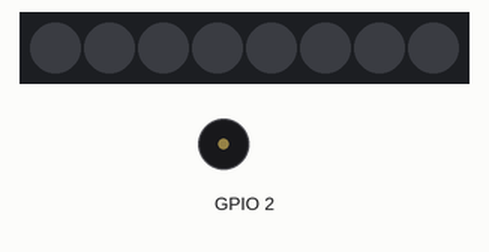
This program was run on a simulated ESP32 board running MicroPython. On the bench: 8 RGB LEDs in strip order, left to right, buzzer (waves = sounding). Dim RGB values are drawn brighter than linear; what the program prints to the serial console is not drawn.

Above: at 0.8 s.
At 7.7 s:
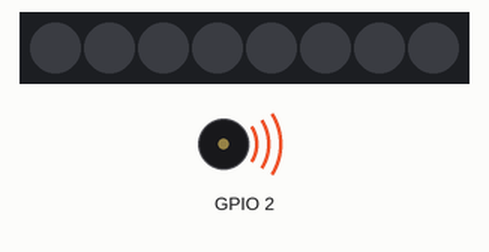
At 9.35 s:
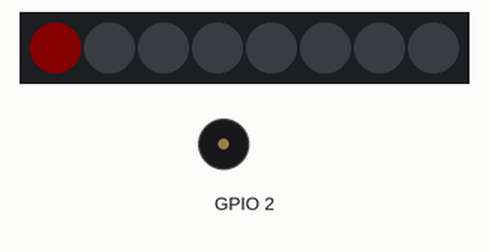
At 9.96 s:
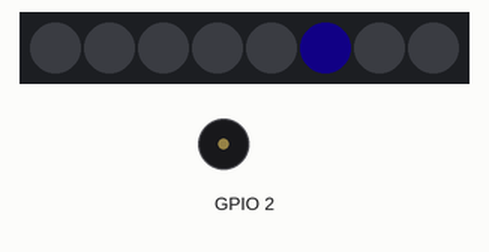
At 10.89 s:
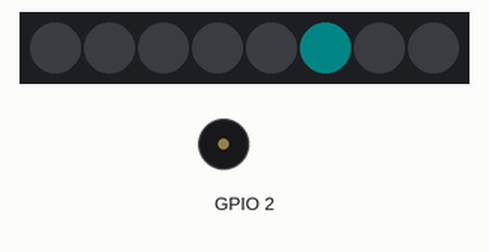
At 11.81 s:
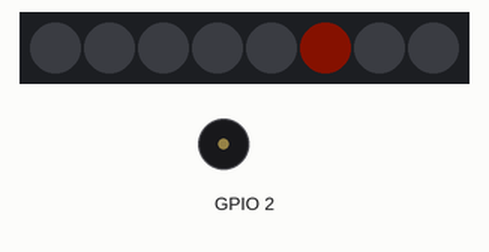
Timing chart, 0 to 40.0 s (numbered marks = the images above):
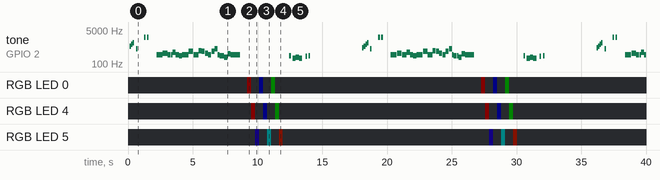

The program:

main.py
```python
#-----------------------
# notify
#-----------------------

print('RUN: main.py')

#-----------------------
# general imports
#-----------------------

import os
import sys
import time

# add other imports here

#-----------------------
# protect main.py
#-----------------------

# main.py is called by uPython after boot.py
# this prevents main.py from failing and
# keeps the above imports available on the REPL

import gpio_beep
import gpio_leds
from urandom import choice


beeper  = gpio_beep.BEEP(2)
blinker = gpio_leds.LED(32)
pixels  = gpio_leds.NP(4,8)

colors = ['red','deeppurple','blue','cyan','green','electricpumpkin']

try:

    while 1:

        beeper.play(gpio_beep.jingle)

        time.sleep_ms(500)

        for x in range(2):
            blinker.on()
            beeper.beep()
            blinker.off()
            time.sleep_ms(100)

        time.sleep_ms(500)

        beeper.play(gpio_beep.axelf)

        time.sleep_ms(500)

        for color in colors:
            for x in range(8):
                pixels.setp(x,color)
                time.sleep_ms(20)
                pixels.setp(x,'off')
                time.sleep_ms(10)
            for x in range(6,-1,-1):
                pixels.setp(x,color)
                time.sleep_ms(20)
                pixels.setp(x,'off')
                time.sleep_ms(10)

        time.sleep_ms(500)

        beeper.play(gpio_beep.shave)

        time.sleep(4)

except KeyboardInterrupt:
    print('Keyboard Interrupt: main.py ending.')

except Exception as e:
    import sys
    sys.print_exception(e)
    print('Exception: main.py ending.')

#-----------------------
# end
#-----------------------
```

gpio_beep.py
```python
#-----------------------
# notify
#-----------------------

print('LOAD: gpio_beep.py')

#-----------------------
# imports
#-----------------------

import time
from machine import Pin,PWM

#-----------------------
# notes
#-----------------------

# current duty cycle range for esp32 is 0 to 1023 (10 bit)

#-----------------------
# notestrings
#-----------------------

# notestrings

# short iotery jingle
jingle = 'e5 g5 b5 d6 p d5'
jingle2 = 'd7' # after load

# shave and a haircut C major
shave  = 'c4 p g3 g3 a32 g32 p p b3 p c4'

# axel-f from beverly hills cop
axelf  = 'd44 f43 d42 d41 g42 d42 c42 d44 a43 d42 d41 a#42 a42 f42 d42 a42 d52 d41 c42 c41 a32 e42 d46' # required for smash 3

#-----------------------
# PWM beeps
#-----------------------

# class wrapper
# keeps pin as input when off

class BEEP:

    # pin values
    pin = None # gpio number
    sink = True # pin sinks the current (i.e it's the negative)

    # sound values
    freq  = 2200
    secs  = 0.125  # beep duration
    duty  = 25     # percent duty cycle
    vol   = 100    # percent volume (reduces duty cycle)
    wait  = secs/2 # pause between beeps
    fcps  = 100    # frequency changes per second for beep2
    root  = 440    # root frequency for play
    beat  = 0.125  # beat length for play

    def __init__(self,pin):

        self.pin = abs(int(pin))

    def beep(self,freq=None,secs=None,vol=None,duty=None):

        if self.pin is not None:

            beep(self.pin,
                 freq or self.freq,
                 secs or self.secs,
                 vol  or self.vol ,
                 duty or self.duty
                 )

    def beepn(self,count=1,freq=None,secs=None,vol=None,duty=None,wait=None):

        if self.pin is not None:

            beepn(self.pin,
                  count,
                  freq or self.freq,
                  secs or self.secs,
                  vol  or self.vol ,
                  duty or self.duty
                  )

    def beep2(self,freq=None,freq2=None,secs=None,vol=None,duty=None,fcps=100):

        if self.pin is not None:

            freq = freq or self.freq
            freq2 = freq2 or freq*2

            beep2(self.pin,
                  freq,
                  freq2,
                  secs or self.secs,
                  vol  or self.vol ,
                  duty or self.duty,
                  fcps or self.fcps
                  )

    def play(self,notestring=None,root=None,beat=None,vol=None,duty=None):

        if self.pin is not None:

            play(self.pin,
                 notestring or shave,
                 root or self.root,
                 beat or self.beat,
                 vol  or self.vol ,
                 duty or self.duty
                 )

    def jingle(self,vol=None):
        self.play(jingle,beat=0.1,vol=vol)
    def jingle2(self,vol=None):
        self.play(jingle2,beat=0.1,vol=vol)

    def shave(self,vol=None):
        self.play(shave,beat=0.1,vol=vol)

    def axelf(self,vol=None):
        self.play(axelf,beat=0.125,vol=vol)

# raw functions for any pin

def beep(pin,freq=2200,secs=0.125,vol=100,duty=25):

    # plain beep using PWM = pure square-wave tone

    # pin = pin number to use for PWM output
    # freq = hertz integer
    # secs = beep length in seconds decimal
    # vol = percent volume
    # duty = percent on vs total cycle

    # duty and vol are similar
    # the true duty cycle is duty * vol
    # set duty to get max loudness for buzzer (usually at about 25%)
    # then set vol to a percentage of that to make it quieter
    # you could do everything with duty, but vol 0-100 is easier

    # catch
    try:

        # init
        #p = PWM(Pin(pin),int(freq),int(freq*(vol/100)*(duty/100)))
        p = PWM(Pin(pin),int(freq),int(1024*(vol/100)*(duty/100)))

        # wait
        time.sleep_us(int(1000000*secs))

        # clear pin
        p.deinit()

    # any error
    except:
        try:
            p.deinit()
        except:
            pass

def beepn(pin,count=1,freq=2200,secs=0.125,vol=100,duty=25,wait=None):

    wait = int(1000*(wait or secs/2))

    for x in range(count):
        beep(pin,freq,secs,vol,duty)
        time.sleep_ms(wait)

def beep2(pin,freq=2200,freq2=4400,secs=0.125,vol=100,duty=25,fcps=100):

    # move between two frequencies using PWM
    # this works well for short sounds and/or large steps
    # there is an audible jump between steps

    # see the notes in beep()
    # fcps = freq changes per second, how many frequency changes to make per second

    # catch
    try:

        # vars
        steps = secs*fcps
        stepperiod = int(1000000*secs/steps)
        stepchange = (freq2-freq)/steps
        duty = int(1024*(vol/100)*(duty/100))

        # init
        p = PWM(Pin(pin),int(freq),duty)

        # loop
        for x in range(steps):
            p.freq(int(freq+x*stepchange))
            time.sleep_us(stepperiod)

        # clear pin
        p.deinit()

    # any error
    except:
        try:
            p.deinit()
        except:
            pass

def play(pin,notestring,root=440,beat=0.125,vol=100,duty=25):

    # notestring = any string of a note+optional_sharp+octave+beats sequences
    # only "ABCDEFGP#0123456789" characters matter, others ignored
    # example: "d44" == "D44" == "d 4 4" == "d, 4, 4" == "D4-4"
    # example: "d44 a43 d42 d41 a#42 a42 f42"
    # example: "d44a43d42d41a#42a42f42"

    # middle C for 3 beats = 'C43'
    # a pause for 3 beats = 'P3' or 'P03'

    # upper case
    notestring = notestring.upper()

    # all strings
    note,octave,period = '','',''

    for c in notestring:

        # note
        if c in 'ABCDEFGP':
            if note:
                play_note(pin,note,octave or '4',period or '1',root,beat,vol,duty)
                octave,period = '',''
            note = c

        # sharp
        elif c == '#' and note:   # required for smash 3
            note += '#'           # required for smash 3

        # digit
        elif c.isdigit():

            # period
            if octave or note == 'P':
                period += c

            # octave
            else:
                octave = c

        # junk
        else:
            pass

    # last note
    if note:
        play_note(pin,note,octave or '4',period or '1',root,beat,vol,duty)

def play_note(pin,note,octave,period,root,beat,vol,duty):

    # catch
    try:

        freq = {'C' :16.35160,'C#':17.32391,'D' :18.35405,'D#':19.44544,'E' :20.60172,'F' :21.82676,                 # required for smash 3
                'F#':23.12465,'G' :24.49971,'G#':25.95654,'A' :27.50000,'A#':29.13524,'B' :30.86771}.get(note,None)  # required for smash 3
        period = int(period)

        if freq:
            freq *= root/440 * 2**int(octave)
            beep(pin,freq,period*beat*0.95,vol,duty)
            time.sleep_ms(int(period*beat*50))

        else:
            time.sleep_ms(int(period*beat*1000))

    # any error
    except Exception as e:
        import sys
        sys.print_exception(e)

#-----------------------
# notes
#-----------------------

### Middle C == C4
##
##base = {'C' :16.35160,
##        'C#':17.32391,
##        'D' :18.35405,
##        'D#':19.44544,
##        'E' :20.60172,
##        'F' :21.82676,
##        'F#':23.12465,
##        'G' :24.49971,
##        'G#':25.95654,
##        'A' :27.50000,
##        'A#':29.13524,
##        'B' :30.86771,
##        }

# start of Axel F
# |d---f--d-dg-d-c-d---a--d-d|
# |a#-a-f-d-a-d^-dc-cA-e-d-----|

#-----------------------
# end
#-----------------------
```

gpio_leds.py
```python
#-----------------------
# notify
#-----------------------

print('LOAD: gpio_leds.py')

#-----------------------
# imports
#-----------------------

import sys,time
from machine import Pin
from neopixel import NeoPixel

#-----------------------
# plain LEDs
#-----------------------

# class wrapper
# keeps pin as input when off

class LED:

    # pin values
    pin = None # gpio number
    anode = True # led anode is connected to gpio

    # blink values
    ontime = 50
    offtime = 250

    def __init__(self,pin,anode=True,initon=False):

        self.pin = abs(int(pin))

        if not anode:
            self.anode = False

        if initon:
            self.on()

    def on(self):

        if self.pin is not None:

            if self.anode:
                Pin(self.pin,Pin.OUT,value=1)

            else:
                Pin(self.pin,Pin.OUT,value=0)

    def off(self):

        if self.pin is not None:
            Pin(self.pin,Pin.IN,pull=None)

    def blink(self,count=1,ontime=None,offtime=None):

        if not ontime:
            ontime = self.ontime

        if not offtime:
            offtime = self.offtime

        for x in range(count):

            self.on()
            time.sleep_ms(ontime)

            self.off()
            time.sleep_ms(offtime)

# blink any pin shortcut function
def blink(pin,count=1,ontime=22,offtime=220,anode=True):
    LED(pin,anode).blink(count,ontime,offtime)

#-----------------------
# neopixel class
#-----------------------

class NP:

    # brightness out of 255
    brightness = 8

    # name: color tuples
    # bold colors
    colors = {
        'blue': (0, 0, 255),
        'deepbluegatoraide': (0, 32, 255),
        'bluegatoraide': (0, 127, 255),
        'cyan': (0, 255, 255),
        'aqua': (0, 255, 127),
        'electricmint': (0, 255, 32),
        'green': (0, 255, 0),
        'electriclime': (32, 255, 0),
        'greenyellow': (127, 255, 0),
        'yellow': (255, 255, 0),
        'orange': (255, 127, 0),
        'electricpumpkin': (255, 32, 0),
        'red': (255, 0, 0),
        'deeppink': (255, 0, 32),
        'pink': (255, 0, 127),
        'magenta': (255, 0, 255),
        'purple': (127, 0, 255),
        'deeppurple': (32, 0, 255),
        'white': (255, 255, 255),
        'black': (0, 0, 0),
        'off': (0, 0, 0),
        }

    # init
    def __init__(self,pin,pixels):

        self.pin = pin
        self.p = Pin(self.pin,Pin.OUT)

        self.pixels = pixels
        self.np = NeoPixel(self.p,self.pixels)

    # all off
    def off(self):

        for pixel in range(self.pixels):
            self.np[pixel] = (0,0,0)

        self.np.write()

    # kill
    def kill(self):

        self.off()
        Pin(self.pin,Pin.IN,Pin.PULL_UP)

    # brightness reset
    def set_brightness(self,brightness=0):

        self.brightness = min(255,abs(brightness))

        self.np.write()

    # get a color
    def get_color(self,color):

        # leave color tuples as is
        if type(color) in (list,tuple):
            return tuple(list(color)+[0,0,0])[:3]

        # get text color value
        color = ''.join(str(color).split())
        value = self.colors.get(color,(255,255,255))

        # scale
        return tuple([int(x*self.brightness/255) for x in value])

    # set a pixel
    def setp(self,pixel,color):

        self.np[min(pixel,self.pixels-1)] = self.get_color(color)

        self.np.write()

#-----------------------
# end
#-----------------------
```

Measured:
- by itself, RGB LED 0: off → RGB(8, 0, 0) at 9.2 s, → off 0.31 s later, → RGB(0, 0, 8) 0.62 s later, → off 0.31 s later, … (12 changes in this stretch)
- by itself, RGB LED 4: off → RGB(8, 0, 0) at 9.5 s, → off 0.31 s later, → RGB(0, 0, 8) 0.62 s later, → off 0.31 s later, … (12 changes in this stretch)
